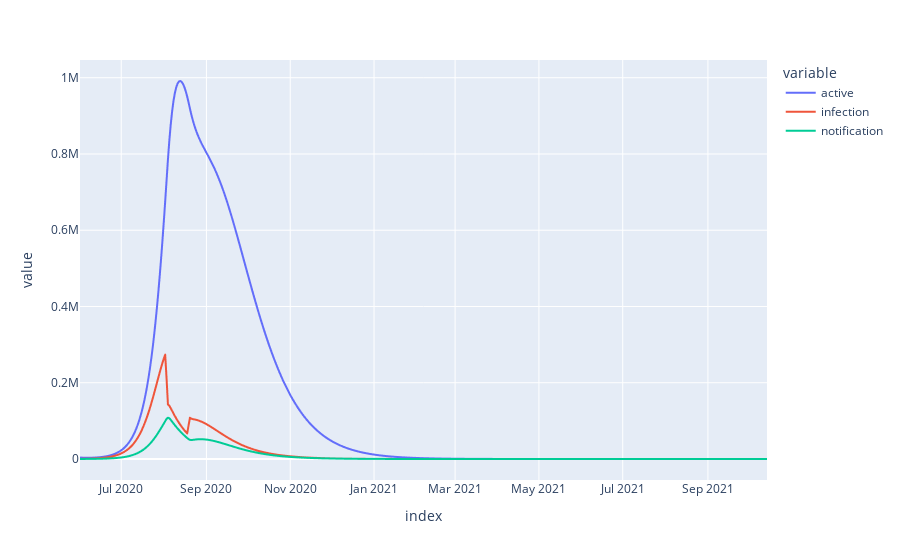

Notebook cell for this chart:
### Code cell
fig = px.line(m.get_derived_outputs_df())
fig.show()

### Figure 1 — Plotly figure (JSON) as saved in the notebook; plotly's stock layout.template omitted (floating-point values rounded to 4 significant figures; data arrays with more than 128 entries replaced by an {"elided": "..."} marker saying what was removed)
{"data": [{"hovertemplate": "variable=active<br>index=%{x}<br>value=%{y}<extra></extra>", "legendgroup": "active", "line": {"color": "#636efa", "dash": "solid"}, "marker": {"symbol": "circle"}, "mode": "lines", "name": "active", "showlegend": true, "type": "scattergl", "x": {"elided": "501 str values"}, "xaxis": "x", "y": {"elided": "501 float values"}, "yaxis": "y"}, {"hovertemplate": "variable=infection<br>index=%{x}<br>value=%{y}<extra></extra>", "legendgroup": "infection", "line": {"color": "#EF553B", "dash": "solid"}, "marker": {"symbol": "circle"}, "mode": "lines", "name": "infection", "showlegend": true, "type": "scattergl", "x": {"elided": "501 str values"}, "xaxis": "x", "y": {"elided": "501 float values"}, "yaxis": "y"}, {"hovertemplate": "variable=notification<br>index=%{x}<br>value=%{y}<extra></extra>", "legendgroup": "notification", "line": {"color": "#00cc96", "dash": "solid"}, "marker": {"symbol": "circle"}, "mode": "lines", "name": "notification", "showlegend": true, "type": "scattergl", "x": {"elided": "501 str values"}, "xaxis": "x", "y": {"elided": "501 float values"}, "yaxis": "y"}], "layout": {"legend": {"title": {"text": "variable"}, "tracegroupgap": 0}, "margin": {"t": 60}, "xaxis": {"anchor": "y", "domain": [0, 1], "title": {"text": "index"}}, "yaxis": {"anchor": "x", "domain": [0, 1], "title": {"text": "value"}}}}
